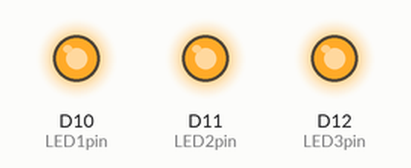
A sketch run on a simulated Arduino Zero (SAMD21). Shown: output pins drawn as LEDs (lit = HIGH).

Above: at 0.05 s.
At 3.6 s:
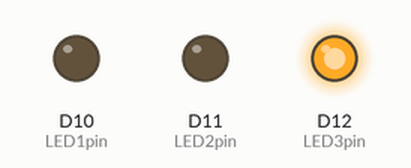
At 8.7 s:
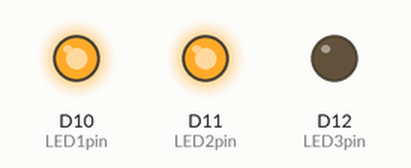
At 17.8 s:
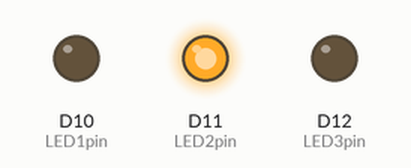
At 26.0 s:
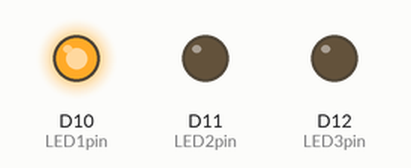
At 38.2 s:
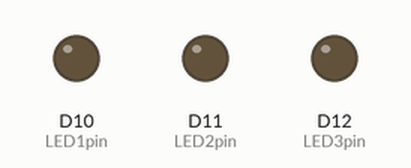
Timing chart, 0 to 40.0 s (numbered marks = the images above):
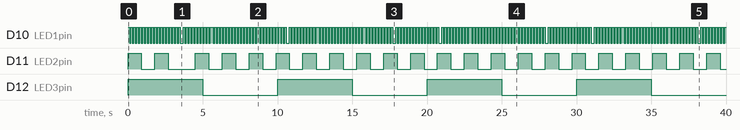

Measured:
- by itself, D10 (LED1pin): moves between LOW and HIGH, repeating every 1.9 s
- by itself, D11 (LED2pin): goes LOW 0.90 s, HIGH 0.90 s, LOW 1.8 s, 19 × (HIGH 0.90 s, LOW 0.90 s), HIGH 0.90 s, then LOW
- by itself, D12 (LED3pin): alternates HIGH for 5.0 s and LOW for 5.0 s

The sketch:

ex_2_1_DebugMultiple.ino
```cpp
#define TIMER1 100 //100 ms
#define TIMER2 900 //900 ms
#define TIMER3 TIMER1+TIMER2 //100+900 ms?

//global vars
// setting up the output pins
int LED1pin= 10;
int LED2pin= 11;
int LED3pin= 12;

bool LED1state= HIGH;
bool LED2state= HIGH;
bool LED3state= HIGH;

unsigned long timer, timerOld;

void setup() {
  // put your setup code here, to run once:
SerialUSB.begin(9600); //initialize the Serial connection between our board and computer
while(!SerialUSB){}; //wait to make sure that the connection is made

//initialize the pin configuration
pinMode(LED1pin, OUTPUT);
pinMode(LED2pin, OUTPUT);
pinMode(LED3pin, OUTPUT);
//initialize the pin states
digitalWrite(LED1pin, LED1state);
digitalWrite(LED2pin, LED2state);
digitalWrite(LED3pin, LED3state);
}

//exercise: use SerialUSB.println(<variable>); to try and find out why the LED's aren't blinking like we want them to
void loop() {
  // put your main code here, to run repeatedly:
timer=millis();

if(timer%TIMER1==0 && timer != timerOld){
LED1state= !LED1state;
digitalWrite(LED1pin, LED1state);
}

if(timer%TIMER2==0 && timer != timerOld){
LED2state= !LED2state;
digitalWrite(LED2pin, LED2state);
}

if(timer%(5*(TIMER1+TIMER2))==0 && timer != timerOld){
LED3state= !LED3state;
digitalWrite(LED3pin, LED3state);
}
timerOld=timer;

}
```
